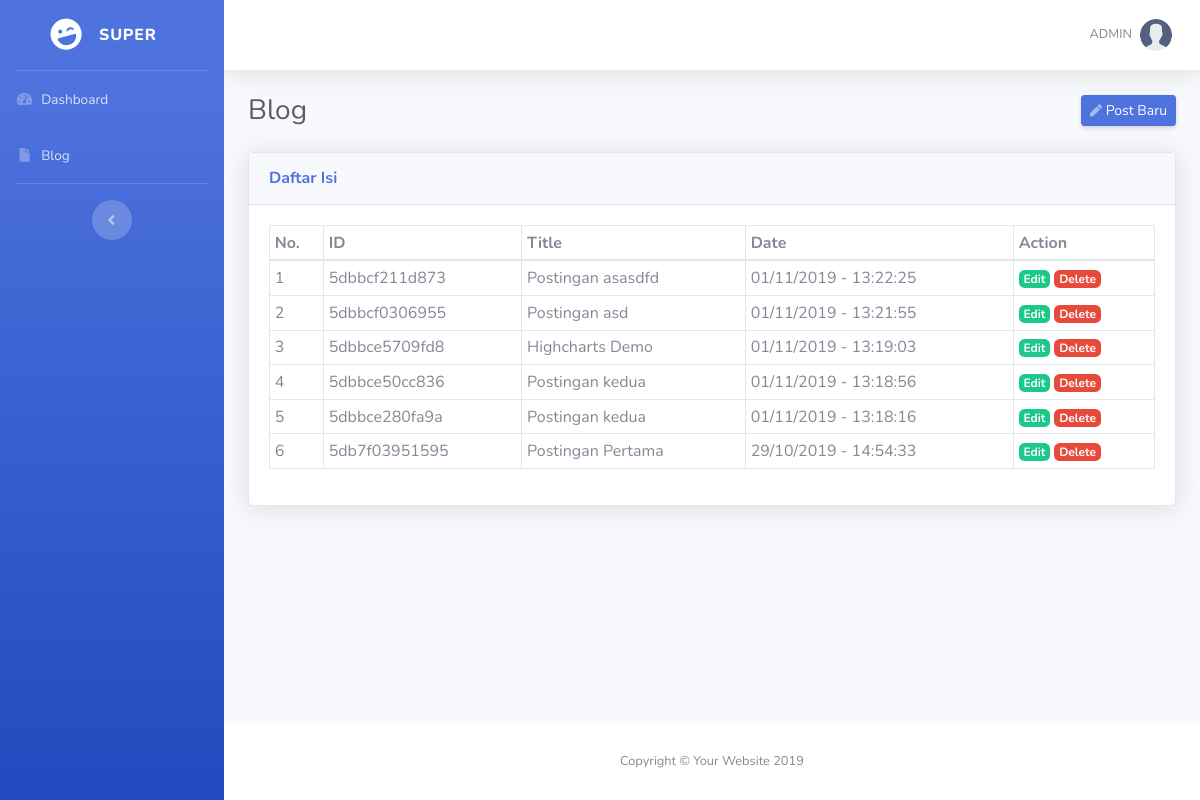
Page /super/blog.php (signed in) on the committed database.
### tables this page shows
CREATE TABLE `post` (
  `id` varchar(255) NOT NULL,
  `title` varchar(255) NOT NULL,
  `content` text NOT NULL,
  `date` int(11) NOT NULL
);

### super/blog.php (the view)
<?php include 'include/header.php'; ?>
<div class="container-fluid">
  <div class="d-sm-flex align-items-center justify-content-between mb-4">
    <h1 class="h3 mb-0 text-gray-800">Blog</h1>
    <a href="post_baru.php" class="d-none d-sm-inline-block btn btn-sm btn-primary shadow-sm"><i class="fas fa-pen fa-sm text-white-50"></i> Post Baru</a>
  </div>
  <div class="card shadow mb-4">
    <div class="card-header py-3">
      <h6 class="m-0 font-weight-bold text-primary">Daftar Isi</h6>
    </div>
    <div class="card-body ">
      <table class=" table table-bordered table-sm">
        <thead>
          <tr>
            <th>No.</th>
            <th>ID</th>
            <th>Title</th>
            <th>Date</th>
            <th>Action</th>
          </tr>
        </thead>
        <tbody>
          <?php
          include 'include/config.php';
          $data = mysqli_query($con, "SELECT * FROM post ORDER BY date DESC");
          $i = 1;
          foreach ($data as $row) : ?>
            <tr>
              <td><?= $i++ ?></td>
              <td><?= $row['id'] ?></td>
              <td><?= $row['title'] ?></td>
              <td><?= date('d/m/Y - H:i:s', $row['date']) ?></td>
              <td>
                <a class="badge badge-sm badge-success" href="post_edit.php?id=<?= $row['id'] ?>">Edit</a>
                <a class="badge bagde-sm badge-danger" onclick="return(confirm('Are you sure?'))" href="delete.php?id=<?= $row['id'] ?>">Delete</a>
              </td>
            </tr>
          <?php endforeach; ?>
        </tbody>
      </table>
    </div>
  </div>
</div>
</div>
<?php include 'include/footer.php'; ?>

### rows in the picture
post: id "5dbbcf211d873", title "Postingan asasdfd", date "01/11/2019 - 13:22:25"
post: id "5dbbcf0306955", title "Postingan asd", date "01/11/2019 - 13:21:55"
post: id "5dbbce5709fd8", title "Highcharts Demo", date "01/11/2019 - 13:19:03"
post: id "5dbbce50cc836", title "Postingan kedua", date "01/11/2019 - 13:18:56"
post: id "5dbbce280fa9a", title "Postingan kedua", date "01/11/2019 - 13:18:16"
post: id "5db7f03951595", title "Postingan Pertama", date "29/10/2019 - 14:54:33"

### other values in the picture
$username "ADMIN"
